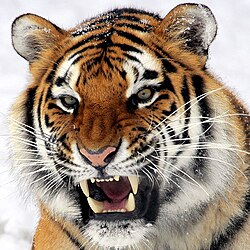
#> input picture tiger.jpg, 250 x 250 px
$ python main.py   (older library calls are emulated)
#> lines starting #> are read from the running program, lines starting #| are printed output that depends on the picture
import cv2
import numpy as np


def nothing(x):
  pass


def main():

  image_path = 'tiger.jpg'
  if not image_path:
    img = np.zeros((400, 400, 3), dtype=np.uint8)
    cv2.putText(
        img,
        "Sample Image",
        (50, 200),
        cv2.FONT_HERSHEY_SIMPLEX,
        1,
        (255, 255, 255),
        2,
    )
  else:
    img = cv2.imread(image_path)
#> img is the input picture: shape (250, 250, 3); mean B, G, R 129.6, 143.6, 159.5
    if img is None:
      print("Error: Could not load image. Please check the file path.")
      return

  max_dim = 600
  h, w = img.shape[:2]
#> h = 250; w = 250
  if max(h, w) > max_dim:
    scale = max_dim / max(h, w)
    img = cv2.resize(img, (int(w * scale), int(h * scale)))

  window_name = "Edge Detection & Filtering Interactive App"
  cv2.namedWindow(window_name)

  cv2.createTrackbar("Filter Type\n(0:None,1:Gauss,2:Med)", window_name, 0, 2, nothing)
#> slider 'Filter Type\n(0:None,1:Gauss,2:' is set to 1

  cv2.createTrackbar("Kernel Size (val*2+1)", window_name, 1, 7, nothing)

  cv2.createTrackbar("Edge Detector\n(0:None,1:Canny,2:Sobel,3:Lap)", window_name, 1, 3, nothing)

  cv2.createTrackbar("Canny Low Thresh", window_name, 100, 255, nothing)
  cv2.createTrackbar("Canny High Thresh", window_name, 200, 255, nothing)

  print("\n[INFO] Interactive window opened. Press 'q' on your keyboard to exit.")

  while True:
    f_type = cv2.getTrackbarPos("Filter Type\n(0:None,1:Gauss,2:Med)", window_name)
    k_val = cv2.getTrackbarPos("Kernel Size (val*2+1)", window_name)
    kernel_size = (
        k_val * 2 + 1
    )
    e_method = cv2.getTrackbarPos("Edge Detector\n(0:None,1:Canny,2:Sobel,3:Lap)", window_name)
    canny_low = cv2.getTrackbarPos("Canny Low Thresh", window_name)
    canny_high = cv2.getTrackbarPos("Canny High Thresh", window_name)

    gray = cv2.cvtColor(img, cv2.COLOR_BGR2GRAY)
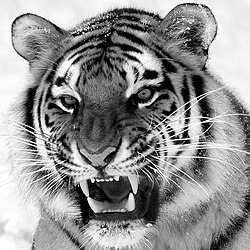
#> gray: shape (250, 250); min 0, max 255, mean 146.7

    if f_type == 1:
      filtered = cv2.GaussianBlur(gray, (kernel_size, kernel_size), 0)
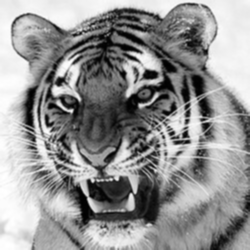
#> filtered: shape (250, 250); min 1, max 255, mean 146.8
    elif f_type == 2:

      med_k = kernel_size if kernel_size >= 3 else 3
      filtered = cv2.medianBlur(gray, med_k)
    else:
      filtered = gray

    if e_method == 1:
      edges = cv2.Canny(filtered, canny_low, canny_high)
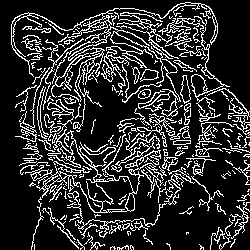
#> edges: shape (250, 250); 18% white in thin lines or dots
    elif e_method == 2:
      sobel_x = cv2.Sobel(filtered, cv2.CV_64F, 1, 0, ksize=kernel_size)
      sobel_y = cv2.Sobel(filtered, cv2.CV_64F, 0, 1, ksize=kernel_size)
      sobel_mag = cv2.magnitude(sobel_x, sobel_y)
      edges = cv2.normalize(
          sobel_mag, None, 0, 255, cv2.NORM_MINMAX, dtype=cv2.CV_8U
      )
    elif e_method == 3:
      lap = cv2.Laplacian(filtered, cv2.CV_64F, ksize=kernel_size)
      edges = cv2.normalize(lap, None, 0, 255, cv2.NORM_MINMAX, dtype=cv2.CV_8U)
    else:
      edges = filtered

    filtered_bgr = cv2.cvtColor(filtered, cv2.COLOR_GRAY2BGR)
    edges_bgr = cv2.cvtColor(edges, cv2.COLOR_GRAY2BGR)
#> edges_bgr: shape (250, 250, 3); 18% white in thin lines or dots

    combined_view = np.hstack((img, filtered_bgr, edges_bgr))
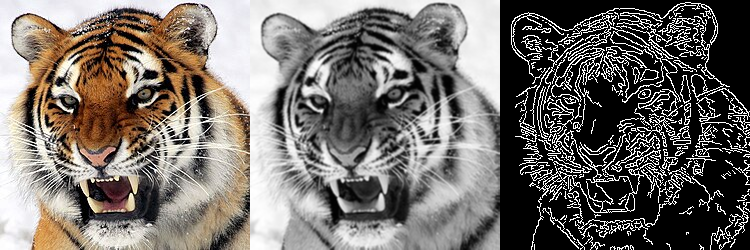
#> combined_view: shape (250, 750, 3); mean B, G, R 107.4, 112.1, 117.4

    cv2.imshow(window_name, combined_view)

    if cv2.waitKey(1) & 0xFF == ord("q"):
#> (key q is pressed here)
      break

  cv2.destroyAllWindows()


if __name__ == "__main__":
  main()
